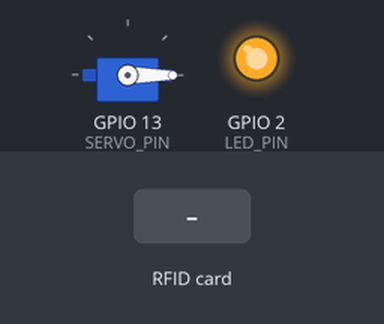
This sketch was run on a simulated ESP32. On the bench: servo, output pins drawn as LEDs (lit = HIGH). Inputs (shaded band) come from the test bench. WiFi joins after 1.5 s; servers stay silent unless stated; uploads are accepted with an empty reply; the local clock reads 2024-03-15 10:24:30 at power-on unless the sketch sets it; pins used as bus, display or sensor lines are not drawn; what the sketch prints to the serial monitor is not drawn.

Above: at 3.8 s.
At 5.2 s:
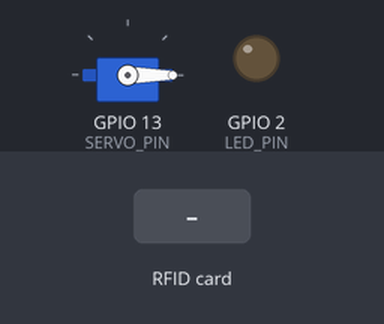
5.3 s: RFID card 5E 7A 19 C4 held to the reader
At 6.1 s:
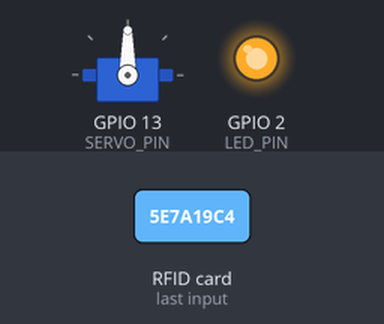
Timing chart, 0 to 8.3 s (numbered marks = the images above; inputs shaded):
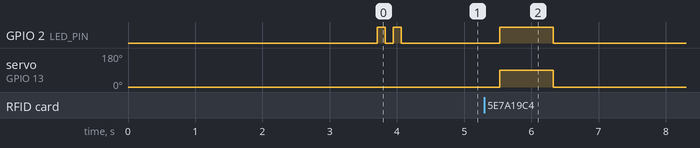

The sketch:

attendance_reader.ino
```cpp
#include <WiFi.h>
#include <HTTPClient.h>
#include <time.h>

#include <MFRC522v2.h>
#include <MFRC522DriverSPI.h>
#include <MFRC522DriverPinSimple.h>
#include <MFRC522Debug.h>
#include <ESP32Servo.h>

#define WIFI_SSID  "your-wifi"
#define WIFI_PASS  "your-wifi-password"

#define API_BASE   "http://192.168.1.10:8000"

#define DEVICE_KEY ""

#define READER_ID  "GATE-A"

#define TZ_OFFSET_SEC  19800
#define TZ_SUFFIX      "+05:30"

#define SS_PIN     21
#define RST_PIN    22
#define SERVO_PIN  13
#define LED_PIN     2

#define SERVO_CLOSED   0
#define SERVO_OPEN    90
#define GATE_OPEN_MS 800

#define SAME_CARD_COOLDOWN_MS 5000

#define HTTP_TIMEOUT_MS 5000

MFRC522DriverPinSimple ss_pin(SS_PIN);
MFRC522DriverSPI driver{ss_pin};
MFRC522 mfrc522{driver};
Servo gate;

String lastUid = "";
unsigned long lastScanMs = 0;

String uidToHex() {
  String out;
  for (byte i = 0; i < mfrc522.uid.size; i++) {
    if (mfrc522.uid.uidByte[i] < 0x10) out += '0';
    out += String(mfrc522.uid.uidByte[i], HEX);
  }
  out.toUpperCase();
  return out;
}

String isoTimestamp() {
  struct tm t;
  if (!getLocalTime(&t, 1000)) return "";
  char buf[32];
  strftime(buf, sizeof(buf), "%Y-%m-%dT%H:%M:%S", &t);
  return String(buf) + TZ_SUFFIX;
}

String jsonString(const String &body, const char *key) {
  String needle = String("\"") + key + "\":\"";
  int start = body.indexOf(needle);
  if (start < 0) return "";
  start += needle.length();
  int end = body.indexOf('"', start);
  if (end < 0) return "";
  return body.substring(start, end);
}

void blink(int times, int onMs, int offMs) {
  for (int i = 0; i < times; i++) {
    digitalWrite(LED_PIN, HIGH);
    delay(onMs);
    digitalWrite(LED_PIN, LOW);
    if (i < times - 1) delay(offMs);
  }
}

void openGate() {
  digitalWrite(LED_PIN, HIGH);
  gate.write(SERVO_OPEN);
  delay(GATE_OPEN_MS);
  gate.write(SERVO_CLOSED);
  digitalWrite(LED_PIN, LOW);
}

void connectWiFi() {
  if (WiFi.status() == WL_CONNECTED) return;

  Serial.print(F("WiFi: connecting"));
  WiFi.mode(WIFI_STA);
  WiFi.begin(WIFI_SSID, WIFI_PASS);

  unsigned long started = millis();
  while (WiFi.status() != WL_CONNECTED && millis() - started < 20000) {
    delay(500);
    Serial.print('.');
  }

  if (WiFi.status() == WL_CONNECTED) {
    Serial.print(F(" connected, IP "));
    Serial.println(WiFi.localIP());
  } else {
    Serial.println(F(" FAILED — will retry on next scan"));
  }
}

bool postScan(const String &uid) {
  if (WiFi.status() != WL_CONNECTED) {
    connectWiFi();
    if (WiFi.status() != WL_CONNECTED) {
      Serial.println(F("  -> no network, scan dropped"));
      return false;
    }
  }

  String scannedAt = isoTimestamp();
  if (scannedAt.isEmpty()) {
    Serial.println(F("  !  clock not synced, omitting scannedAt"));
  }

  String payload = String("{\"cardId\":\"") + uid + "\"";
  if (!scannedAt.isEmpty()) payload += String(",\"scannedAt\":\"") + scannedAt + "\"";
  payload += String(",\"reader\":\"") + READER_ID + "\"}";

  HTTPClient http;
  http.setTimeout(HTTP_TIMEOUT_MS);
  http.begin(String(API_BASE) + "/api/attendance/rfid");
  http.addHeader("Content-Type", "application/json");
  if (strlen(DEVICE_KEY) > 0) http.addHeader("x-device-key", DEVICE_KEY);

  int status = http.POST(payload);
  String body = http.getString();
  http.end();

  if (status <= 0) {
    Serial.print(F("  -> transport error: "));
    Serial.println(HTTPClient::errorToString(status));
    return false;
  }

  switch (status) {
    case 201: {
      Serial.print(F("  -> PRESENT: "));
      Serial.print(jsonString(body, "name"));
      Serial.print(F(" ("));
      Serial.print(jsonString(body, "id"));
      Serial.println(F(")"));
      return true;
    }
    case 200: {
      Serial.print(F("  -> already present today: "));
      Serial.println(jsonString(body, "name"));
      return true;
    }
    case 401:
      Serial.println(F("  -> reader key rejected (check DEVICE_KEY)"));
      return false;
    case 403:
      Serial.print(F("  -> card blocked: "));
      Serial.println(jsonString(body, "error"));
      return false;
    case 404:
      Serial.print(F("  -> "));
      Serial.println(jsonString(body, "error"));
      return false;
    default:
      Serial.print(F("  -> HTTP "));
      Serial.print(status);
      Serial.print(F(": "));
      Serial.println(jsonString(body, "error"));
      return false;
  }
}

void setup() {
  Serial.begin(115200);
  delay(2000);

  pinMode(LED_PIN, OUTPUT);
  digitalWrite(LED_PIN, LOW);

  pinMode(RST_PIN, OUTPUT);
  digitalWrite(RST_PIN, LOW);
  delay(50);
  digitalWrite(RST_PIN, HIGH);
  delay(50);

  gate.setPeriodHertz(50);
  gate.attach(SERVO_PIN, 500, 2400);
  gate.write(SERVO_CLOSED);

  mfrc522.PCD_Init();
  delay(50);

  connectWiFi();

  configTime(TZ_OFFSET_SEC, 0, "pool.ntp.org", "time.nist.gov");
  Serial.print(F("Clock: syncing"));
  for (int i = 0; i < 20 && isoTimestamp().isEmpty(); i++) {
    delay(500);
    Serial.print('.');
  }
  String now = isoTimestamp();
  Serial.println(now.isEmpty() ? String(F(" FAILED")) : String(F(" ")) + now);

  Serial.println(F("Attendance reader ready. Present a card."));
  blink(2, 120, 120);
}

void loop() {
  if (!mfrc522.PICC_IsNewCardPresent()) return;
  if (!mfrc522.PICC_ReadCardSerial()) return;

  String uid = uidToHex();
  Serial.print(F("Card "));
  Serial.print(uid);

  if (uid == lastUid && millis() - lastScanMs < SAME_CARD_COOLDOWN_MS) {
    unsigned long left = (SAME_CARD_COOLDOWN_MS - (millis() - lastScanMs)) / 1000;
    Serial.print(F("  -> cooldown, "));
    Serial.print(left + 1);
    Serial.println(F("s remaining"));
  } else {
    Serial.println();
    if (postScan(uid)) {
      openGate();
    } else {
      blink(3, 80, 80);
    }
    lastUid = uid;
    lastScanMs = millis();
  }

  mfrc522.PICC_HaltA();
  delay(500);
}
```

Measured:
- after the input at 5.3 s, GPIO 2 (LED_PIN): LOW → HIGH after 0.23 s, → LOW 0.80 s later; servo on GPIO 13 (SERVO_PIN): 0° → 90° after 0.23 s, → 0° 0.80 s later
